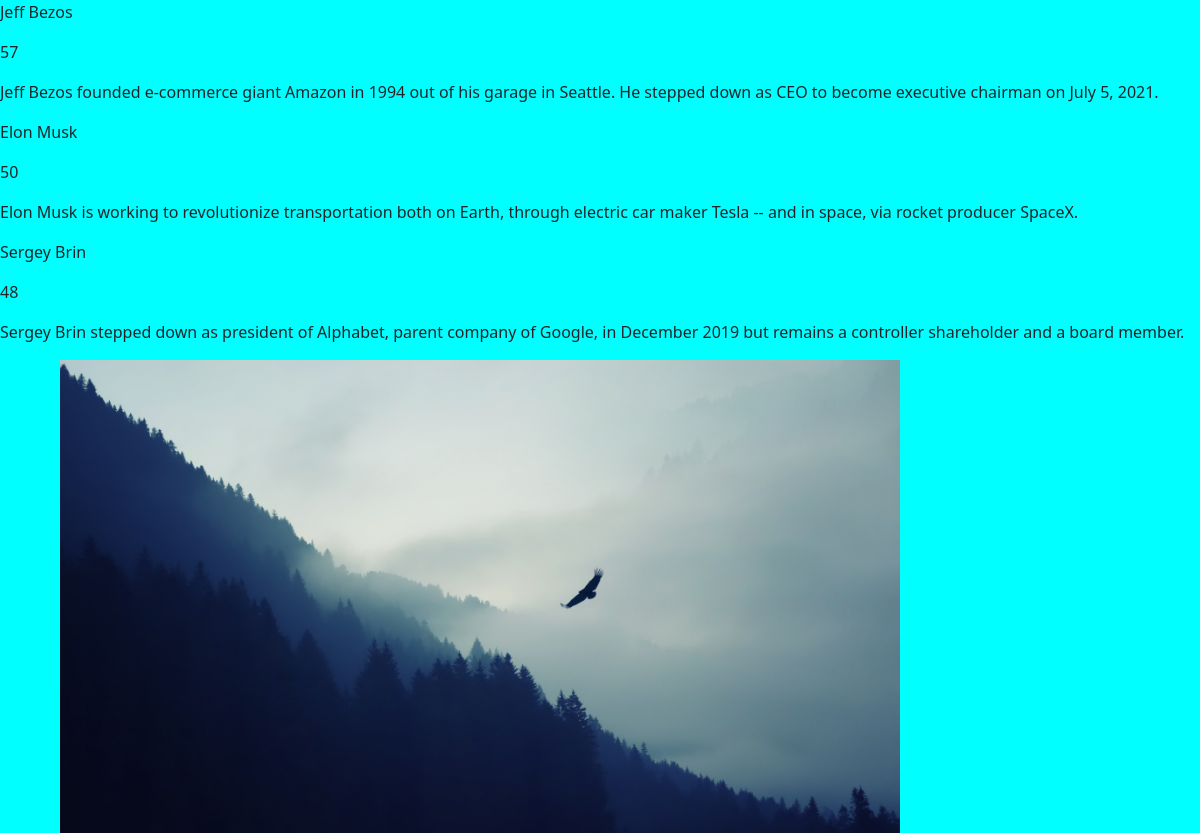
The page / on the database its author committed.
### family/models.py (models this page shows)
class Brain(models.Model):
    name=models.CharField(verbose_name='Имя', max_length=255)
    age=models.IntegerField(verbose_name='Возраст')
    about=models.TextField(verbose_name=' О нём')

### family/views.py (the view)
# urls.py: url(r'^$', main, name='main'),
def main(request):
    brain=Brain.objects.all()
    context = {
        'brain': brain,
    }
    return render(request, template_name='family/index.html', context=context)

### family/templates/family/index.html (shortened to what this page needs)
{%load static%}
<!DOCTYPE html>
<html lang="en">
<head>
    <link href="https://cdn.jsdelivr.net/npm/bootstrap@5.1.1/dist/css/bootstrap.min.css" rel="stylesheet">
    <link rel="stylesheet" href="{%static 'family/CSS/thor.css'%}">
</head>
<body>
{%for item in brain%}
<p>
    {{item.name}}
</p>
<p>
    {{item.age}}
</p>
<p>
    {{item.about}}
</p>
{%endfor%}
<aside>
    <img src="{%static 'family/img/lg.jpg'%}" alt='Изображение'>
</aside>
</body>
</html>

### static/family/CSS/thor.css (style rules this page uses)
body { background-color: aqua; }
aside { float: center; with: 100%; color: blue }
aside img { width:70%; margin:0 5%; }

### rows shown on the page
Brain: name "Jeff Bezos", age "57", about "Jeff Bezos founded e-commerce giant Amazon in 1994 out of his garage in Seattle. He stepped down as CEO to become executive chairman on July 5, 2021."
Brain: name "Elon Musk", age "50", about "Elon Musk is working to revolutionize transportation both on Earth, through electric car maker Tesla -- and in space, via rocket producer SpaceX."
Brain: name "Sergey Brin", age "48", about "Sergey Brin stepped down as president of Alphabet, parent company of Google, in December 2019 but remains a controller shareholder and a board member."
